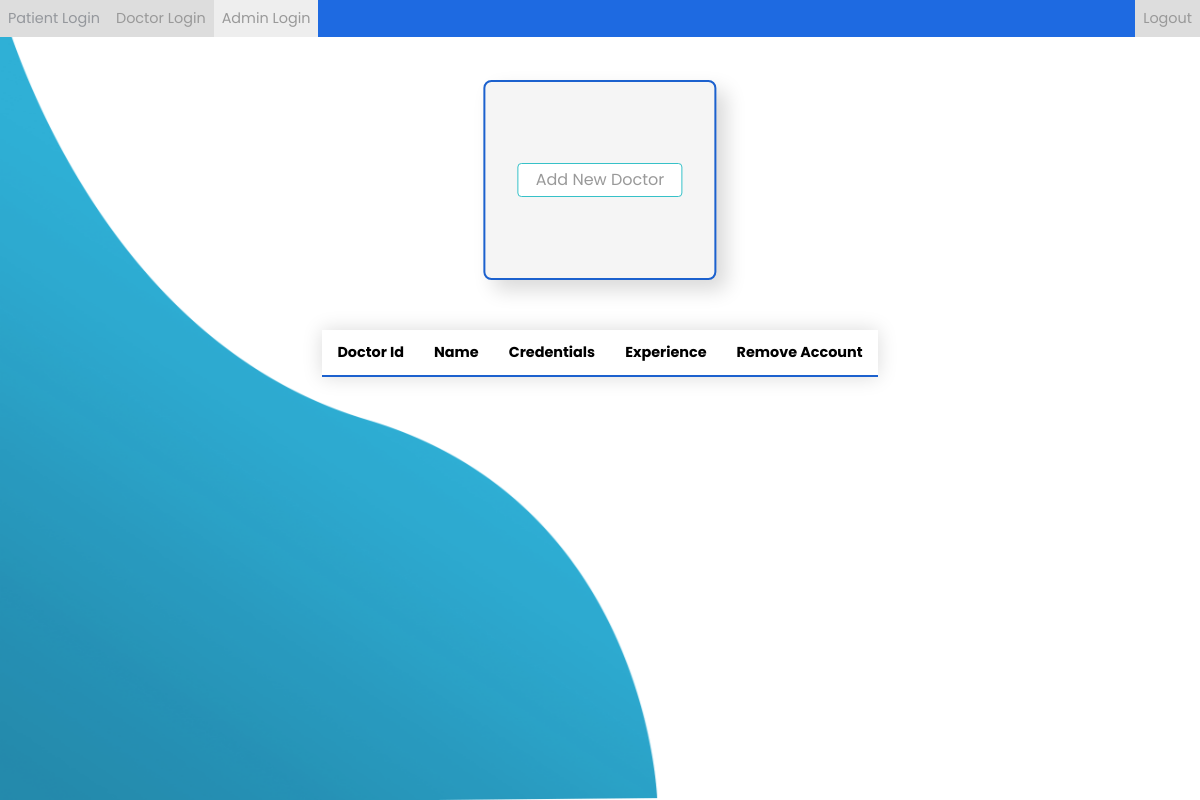
/admin_dashboard.php, run on an earlier commit of the app's database.
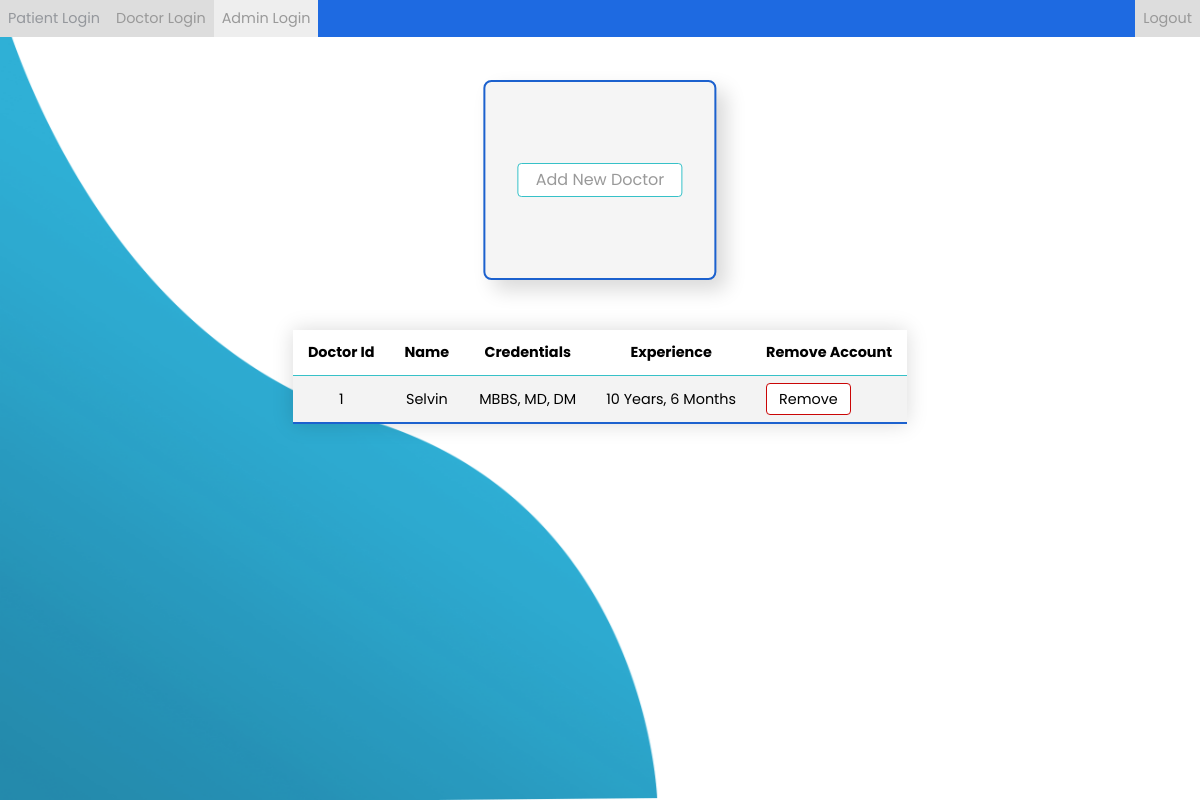
And on a later commit of the database.
### tables this page shows
CREATE TABLE `doctor_profiles` (
  `id` int(11) NOT NULL,
  `name` varchar(255) NOT NULL,
  `credentials` varchar(255) NOT NULL,
  `experience` varchar(255) NOT NULL
);

### admin_dashboard.php (the view, shortened to what this page needs)
<html>
<head>
    <link rel="stylesheet" type="text/css" href="css/style.css">
</head>
<body class="upload-form-body">
    <nav>
        <form>
            <ul class="nav-bar">
                <li><button type="submit" formaction="logout_to_patient_login.php">Patient Login</button></li>
                <li><button type="submit" formaction="logout_to_doctor_login.php">Doctor Login</button></li>
                <li><button class="active" type="submit" formaction="logout_to_admin_login.php">Admin Login</button></li>
                <li class="nav-item-right"><button type="submit" formaction="logout_to_admin_login.php">Logout</button></li>
            </ul>
        </form>
    </nav>
    <img class="wave" src="img/wave.png">
    <main class="page-wrapper">
        <section class="add-user">
            <a class="button button__add-user" href="doctor_registration_form.php">Add New Doctor</a>
        </section>
        <?php
        include "database.php";
        $sql = "SELECT * FROM doctor_profiles";
        $result = mysqli_query($conn, $sql);
        ?>
        <br />
        <div class="table-responsive">
            <center>
                <table class="styled-table">
                    <tr>
                        <th>Doctor Id</th>
                        <th>Name</th>
                        <th>Credentials</th>
                        <th>Experience</th>
                        <th>Remove Account</th>
                    </tr>
                    <?php
        while ($row = mysqli_fetch_array($result)) {
        echo "
       <tr>
         <td>" . $row['id'] . "</td>
         <td>" . $row['name'] . "</td>
         <td>" . $row['credentials'] . "</td>
         <td>" . $row['experience'] . "</td>
         <td class='remove-account-cell'>
            <a class='button remove-account-button' href='remove_account.php?account_type='doctor'&id=" . $row['id'] . "'>Remove</a>
        </td>
       </tr>
        ";
                    }
                    ?>
                </table>
            </center>
        </div>
    </main>
</body>
</html>

What changed in the data, as far as the page shows it:
added doctor_profiles: id "1", name "Selvin", credentials "MBBS, MD, DM", experience "10 Years, 6 Months"
